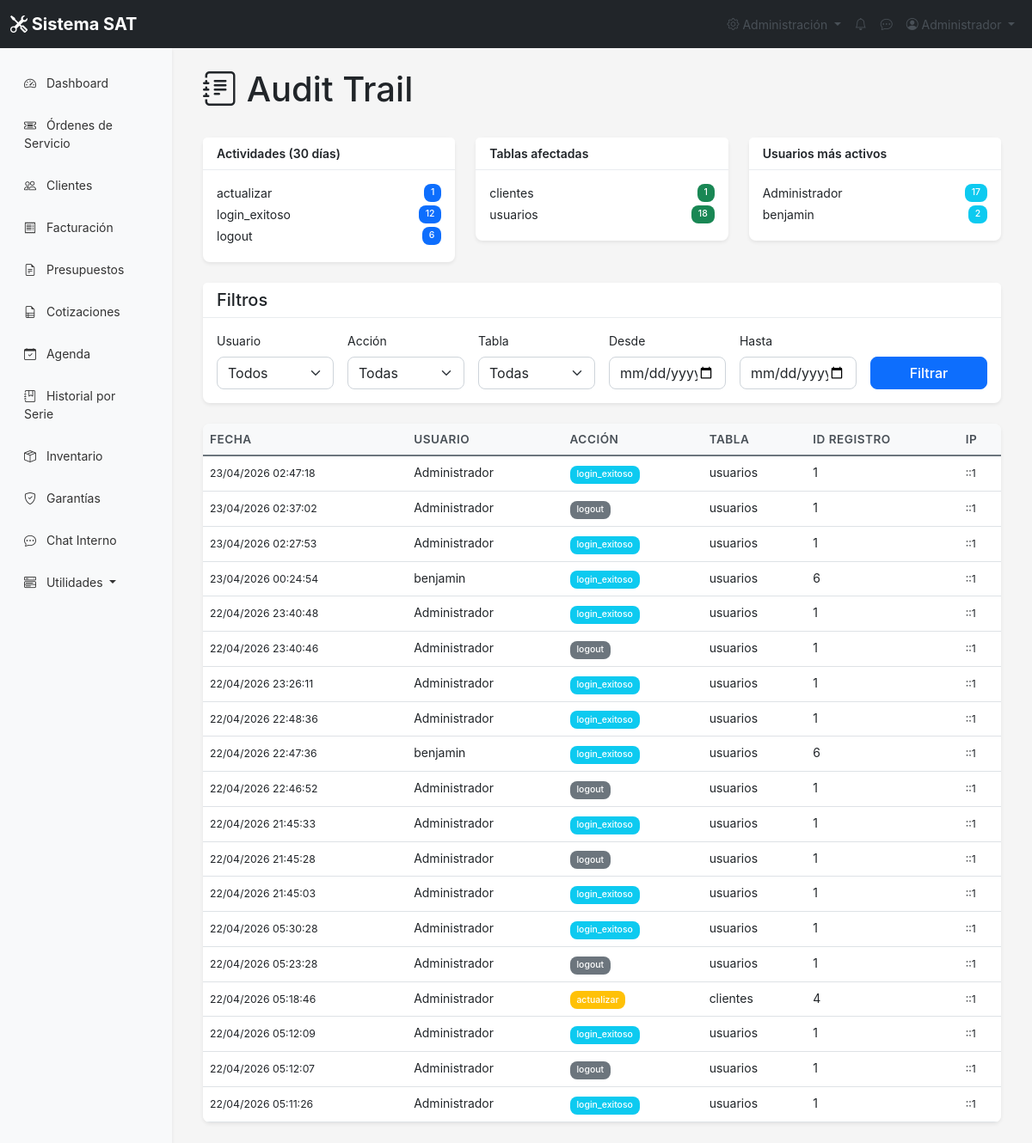
The page /configuracion/audit.php (signed in) on the database its author committed.
### tables this page shows
CREATE TABLE IF NOT EXISTS `audit_log` (
  `id` int NOT NULL AUTO_INCREMENT,
  `usuario_id` int DEFAULT NULL,
  `usuario_nombre` varchar(100) DEFAULT NULL,
  `accion` varchar(50) NOT NULL,
  `tabla` varchar(50) DEFAULT NULL,
  `registro_id` int DEFAULT NULL,
  `datos_anteriores` text,
  `datos_nuevos` text,
  `ip` varchar(45) DEFAULT NULL,
  `user_agent` varchar(255) DEFAULT NULL,
  `fecha` timestamp NULL DEFAULT CURRENT_TIMESTAMP,
  PRIMARY KEY (`id`),
  KEY `idx_usuario` (`usuario_id`),
  KEY `idx_accion` (`accion`),
  KEY `idx_tabla` (`tabla`),
  KEY `idx_fecha` (`fecha`)
);

### include/audit_helper.php (called while the page is built, shortened)
<?php
function getAuditLog($conn, $filtros = [], $pagina = 1, $por_pagina = 50) {
    $where = "1=1";
    $params = [];
    $types = "";
    $offset = ($pagina - 1) * $por_pagina;
    $sql_total = "SELECT COUNT(*) as total FROM audit_log WHERE $where";
    $stmt_total = $conn->prepare($sql_total);
    $stmt_total->execute();
    $result_total = $stmt_total->get_result();
    $total = $result_total->fetch_assoc()['total'];
    $sql = "SELECT * FROM audit_log WHERE $where ORDER BY fecha DESC LIMIT ? OFFSET ?";
    $params[] = $por_pagina;
    $params[] = $offset;
    $types .= "ii";
    $stmt = $conn->prepare($sql);
    $stmt->bind_param($types, ...$params);
    $stmt->execute();
    $result = $stmt->get_result();
    $registros = [];
    while ($row = $result->fetch_assoc()) {
        $registros[] = $row;
    }
    return [
        'registros' => $registros,
        'total' => $total,
        'pagina' => $pagina,
        'por_pagina' => $por_pagina,
        'total_paginas' => ceil($total / $por_pagina)
    ];
}
function getEstadisticasAudit($conn, $dias = 30) {
    $stats = [];
    $result = $conn->query("
        SELECT accion, COUNT(*) as total
        FROM audit_log
        WHERE fecha >= DATE_SUB(NOW(), INTERVAL $dias DAY)
        GROUP BY accion
    ");
    while ($row = $result->fetch_assoc()) {
        $stats['acciones'][$row['accion']] = (int)$row['total'];
    }
    $result = $conn->query("
        SELECT tabla, COUNT(*) as total
        FROM audit_log
        WHERE fecha >= DATE_SUB(NOW(), INTERVAL $dias DAY)
        GROUP BY tabla
    ");
    while ($row = $result->fetch_assoc()) {
        $stats['tablas'][$row['tabla']] = (int)$row['total'];
    }
    $result = $conn->query("
        SELECT u.nombre, COUNT(a.id) as total
        FROM audit_log a
        JOIN usuarios u ON a.usuario_id = u.id
        WHERE a.fecha >= DATE_SUB(NOW(), INTERVAL $dias DAY)
        GROUP BY a.usuario_id
        ORDER BY total DESC
        LIMIT 10
    ");
    while ($row = $result->fetch_assoc()) {
        $stats['usuarios'][$row['nombre']] = (int)$row['total'];
    }
    return $stats;
}

### configuracion/audit.php (the view, shortened to what this page needs)
<?php
require_once '../include/funciones.php';
require_once '../include/audit_helper.php';
$conn = getConnection();
$pagina = (int)($_GET['page'] ?? 1);
$filtros = [
    'usuario_id' => !empty($_GET['usuario_id']) ? (int)$_GET['usuario_id'] : null,
    'accion' => $_GET['accion'] ?? null,
    'tabla' => $_GET['tabla'] ?? null,
    'fecha_inicio' => $_GET['fecha_inicio'] ?? null,
    'fecha_fin' => $_GET['fecha_fin'] ?? null
];
$resultado = getAuditLog($conn, $filtros, $pagina, 50);
$stats = getEstadisticasAudit($conn, 30);
require_once '../include/header.php';
?>
<div class="container-fluid">
    <div class="d-flex justify-content-between align-items-center mb-4">
        <h1><i class="bi bi-journal-text"></i> Audit Trail</h1>
    </div>
    <div class="row mb-4">
        <div class="col-md-4">
            <div class="card">
                <div class="card-header">Actividades (30 días)</div>
                <div class="card-body">
                    <?php if (!empty($stats['acciones'])): ?>
                        <?php foreach ($stats['acciones'] as $accion => $total): ?>
                        <div class="d-flex justify-content-between mb-1">
                            <span><?= htmlspecialchars($accion) ?></span>
                            <span class="badge bg-primary"><?= $total ?></span>
                        </div>
                        <?php endforeach; ?>
                    <?php else: ?>
                        <p class="text-muted">Sin datos</p>
                    <?php endif; ?>
                </div>
            </div>
        </div>
        <div class="col-md-4">
            <div class="card">
                <div class="card-header">Tablas afectadas</div>
                <div class="card-body">
                    <?php if (!empty($stats['tablas'])): ?>
                        <?php foreach ($stats['tablas'] as $tabla => $total): ?>
                        <div class="d-flex justify-content-between mb-1">
                            <span><?= htmlspecialchars($tabla) ?></span>
                            <span class="badge bg-success"><?= $total ?></span>
                        </div>
                        <?php endforeach; ?>
                    <?php else: ?>
                        <p class="text-muted">Sin datos</p>
                    <?php endif; ?>
                </div>
            </div>
        </div>
        <div class="col-md-4">
            <div class="card">
                <div class="card-header">Usuarios más activos</div>
                <div class="card-body">
                    <?php if (!empty($stats['usuarios'])): ?>
                        <?php foreach ($stats['usuarios'] as $usuario => $total): ?>
                        <div class="d-flex justify-content-between mb-1">
                            <span><?= htmlspecialchars($usuario) ?></span>
                            <span class="badge bg-info"><?= $total ?></span>
                        </div>
                        <?php endforeach; ?>
                    <?php else: ?>
                        <p class="text-muted">Sin datos</p>
                    <?php endif; ?>
                </div>
            </div>
        </div>
    </div>
    <div class="card mb-4">
        <div class="card-header">
            <h5 class="mb-0">Filtros</h5>
        </div>
        <div class="card-body">
            <form method="GET" class="row g-3">
                <div class="col-md-2">
                    <label class="form-label">Usuario</label>
                    <select name="usuario_id" class="form-select">
                        <option value="">Todos</option>
                    </select>
                </div>
                <div class="col-md-2">
                    <label class="form-label">Acción</label>
                    <select name="accion" class="form-select">
                        <option value="">Todas</option>
                    </select>
                </div>
                <div class="col-md-2">
                    <label class="form-label">Tabla</label>
                    <select name="tabla" class="form-select">
                        <option value="">Todas</option>
                    </select>
                </div>
                <div class="col-md-2">
                    <label class="form-label">Desde</label>
                    <input type="date" name="fecha_inicio" class="form-control" value="<?= $filtros['fecha_inicio'] ?>">
                </div>
                <div class="col-md-2">
                    <label class="form-label">Hasta</label>
                    <input type="date" name="fecha_fin" class="form-control" value="<?= $filtros['fecha_fin'] ?>">
                </div>
                <div class="col-md-2">
                    <label class="form-label">&nbsp;</label>
                    <button type="submit" class="btn btn-primary w-100">Filtrar</button>
                </div>
            </form>
        </div>
    </div>
    <div class="card">
        <div class="card-body p-0">
            <div class="table-responsive">
                <table class="table table-hover mb-0">
                    <thead class="table-light">
                        <tr>
                            <th>Fecha</th>
                            <th>Usuario</th>
                            <th>Acción</th>
                            <th>Tabla</th>
                            <th>ID Registro</th>
                            <th>IP</th>
                        </tr>
                    </thead>
                    <tbody>
                        <?php foreach ($resultado['registros'] as $r): ?>
                        <tr>
                            <td><small><?= date('d/m/Y H:i:s', strtotime($r['fecha'])) ?></small></td>
                            <td><?= htmlspecialchars($r['usuario_nombre'] ?? 'Sistema') ?></td>
                            <td>
                                <?php
                                $badgeClass = match($r['accion']) {
                                    'crear' => 'success',
                                    'actualizar' => 'warning',
                                    'eliminar' => 'danger',
                                    'login_exitoso' => 'info',
                                    'login_fallido' => 'danger',
                                    'logout' => 'secondary',
                                    default => 'primary'
                                };
                                ?>
                                <span class="badge bg-<?= $badgeClass ?>"><?= htmlspecialchars($r['accion']) ?></span>
                            </td>
                            <td><?= htmlspecialchars($r['tabla'] ?? '-') ?></td>
                            <td><?= $r['registro_id'] ?? '-' ?></td>
                            <td><small><?= htmlspecialchars($r['ip']) ?></small></td>
                        </tr>
                        <?php endforeach; ?>
                    </tbody>
                </table>
            </div>
        </div>
    </div>
</div>
<?php require_once '../include/footer.php'; ?>

### css/styles.css (style rules this page uses)
:root { --primary: #0d6efd; --secondary: #6c757d; --success: #198754; --danger: #dc3545; --warning: #ffc107; --info: #0dcaf0; --light: #f8f9fa; --dark: #212529; }
body { font-family: -apple-system, BlinkMacSystemFont, 'Segoe UI', Roboto, 'Helvetica Neue', Arial, sans-serif; font-size: 14px; background-color: #f5f5f5; }
.card { border: none; box-shadow: 0 0.125rem 0.25rem rgba(0, 0, 0, 0.075); border-radius: 0.5rem; }
.card-header { background-color: white; border-bottom: 1px solid #e9ecef; font-weight: 600; }
.table th { font-weight: 600; color: #495057; background-color: #f8f9fa; }
.badge { padding: 0.35em 0.65em; font-weight: 500; }
.btn { border-radius: 0.375rem; font-weight: 500; }
.form-control, .form-select { border-radius: 0.375rem; border: 1px solid #ced4da; }
.btn-primary { background-color: var(--primary); border-color: var(--primary); }

### css/improved.css (style rules this page uses)
:root { --sat-primary: #0d6efd; --sat-secondary: #6c757d; --sat-success: #198754; --sat-danger: #dc3545; --sat-warning: #ffc107; --sat-info: #0dcaf0; --sat-light: #f8f9fa; --sat-dark: #212529; --sat-border-radius: 8px; --sat-shadow: 0 0.125rem 0.25rem rgba(0, 0, 0, 0.075); --sat-transition: all 0.3s ease; }
.btn-primary { border-radius: var(--sat-border-radius); transition: var(--sat-transition); }
.form-control, .form-select { border-radius: var(--sat-border-radius); transition: var(--sat-transition); }
.table { border-radius: var(--sat-border-radius); overflow: hidden; }
.table thead th { background: var(--sat-light); border-bottom: 2px solid var(--sat-secondary); font-weight: 600; text-transform: uppercase; font-size: 0.85rem; letter-spacing: 0.5px; }
.badge { padding: 0.5em 0.75em; border-radius: var(--sat-border-radius); font-weight: 500; }

### rows shown on the page
audit_log: fecha "23/04/2026 02:47:18", usuario_nombre "Administrador", accion "login_exitoso", tabla "usuarios", registro "1", ip "::1"
audit_log: fecha "23/04/2026 02:37:02", usuario_nombre "Administrador", accion "logout", tabla "usuarios", registro "1", ip "::1"
audit_log: fecha "23/04/2026 02:27:53", usuario_nombre "Administrador", accion "login_exitoso", tabla "usuarios", registro "1", ip "::1"
audit_log: fecha "23/04/2026 00:24:54", usuario_nombre "benjamin", accion "login_exitoso", tabla "usuarios", registro "6", ip "::1"
audit_log: fecha "22/04/2026 23:40:48", usuario_nombre "Administrador", accion "login_exitoso", tabla "usuarios", registro "1", ip "::1"
audit_log: fecha "22/04/2026 23:40:46", usuario_nombre "Administrador", accion "logout", tabla "usuarios", registro "1", ip "::1"
audit_log: fecha "22/04/2026 23:26:11", usuario_nombre "Administrador", accion "login_exitoso", tabla "usuarios", registro "1", ip "::1"
audit_log: fecha "22/04/2026 22:48:36", usuario_nombre "Administrador", accion "login_exitoso", tabla "usuarios", registro "1", ip "::1"
audit_log: fecha "22/04/2026 22:47:36", usuario_nombre "benjamin", accion "login_exitoso", tabla "usuarios", registro "6", ip "::1"
audit_log: fecha "22/04/2026 22:46:52", usuario_nombre "Administrador", accion "logout", tabla "usuarios", registro "1", ip "::1"
audit_log: fecha "22/04/2026 21:45:33", usuario_nombre "Administrador", accion "login_exitoso", tabla "usuarios", registro "1", ip "::1"
audit_log: fecha "22/04/2026 21:45:28", usuario_nombre "Administrador", accion "logout", tabla "usuarios", registro "1", ip "::1"
audit_log: fecha "22/04/2026 21:45:03", usuario_nombre "Administrador", accion "login_exitoso", tabla "usuarios", registro "1", ip "::1"
audit_log: fecha "22/04/2026 05:30:28", usuario_nombre "Administrador", accion "login_exitoso", tabla "usuarios", registro "1", ip "::1"
audit_log: fecha "22/04/2026 05:23:28", usuario_nombre "Administrador", accion "logout", tabla "usuarios", registro "1", ip "::1"
audit_log: fecha "22/04/2026 05:18:46", usuario_nombre "Administrador", accion "actualizar", tabla "clientes", registro "4", ip "::1"
audit_log: fecha "22/04/2026 05:12:09", usuario_nombre "Administrador", accion "login_exitoso", tabla "usuarios", registro "1", ip "::1"
audit_log: fecha "22/04/2026 05:12:07", usuario_nombre "Administrador", accion "logout", tabla "usuarios", registro "1", ip "::1"
audit_log: fecha "22/04/2026 05:11:26", usuario_nombre "Administrador", accion "login_exitoso", tabla "usuarios", registro "1", ip "::1"

### other values the page prints
$_SESSION['nombre'] "Administrador"
$accion "actualizar"
$total "1"
$accion "login_exitoso"
$total "12"
$accion "logout"
$total "6"
$tabla "clientes"
$tabla "usuarios"
$total "18"
$usuario "Administrador"
$total "17"
$usuario "benjamin"
$total "2"
